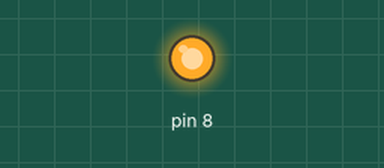
Recording of a sketch running on a simulated Arduino Uno, built with avr-gcc and run on an emulated ATmega328P. Parts: output pins drawn as LEDs (lit = HIGH).

Above: at 0.05 s.
Timing chart, 0 to 13.0 s (numbered marks = the images above):
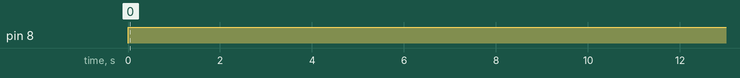

The sketch:

RESET.ino
```cpp
void setup() {
  // put your setup code here, to run once:
  pinMode(8,OUTPUT);
}

void loop() {
  // put your main code here, to run repeatedly:
  digitalWrite(8, HIGH);
  delay(20000);
  digitalWrite(8, LOW);
}
```

Measured:
- by itself, pin 8: LOW → HIGH at 0.00 s
